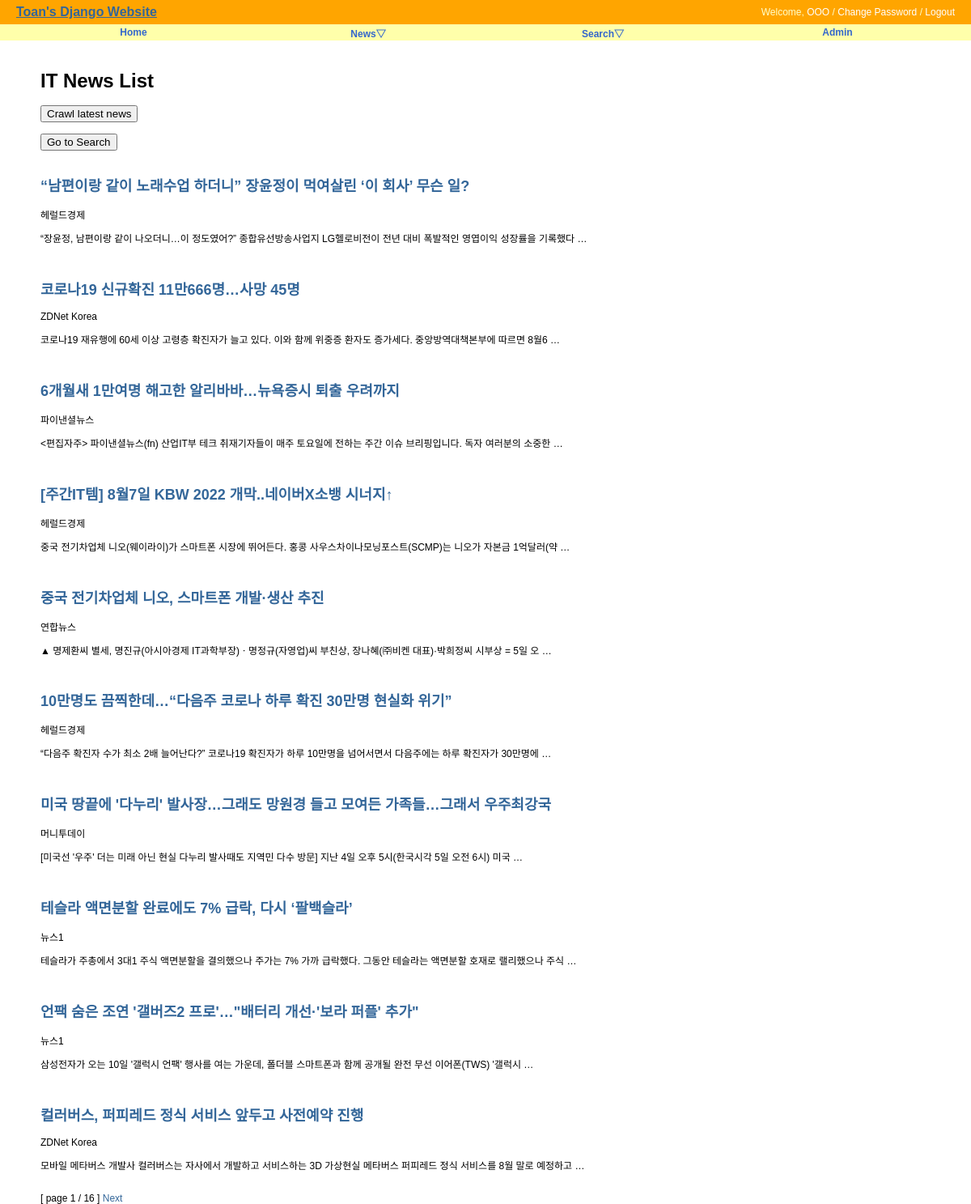
Page /news/ on the committed database.
### news/models.py (models this page shows, shortened)
class New(models.Model):
    title = models.CharField('TITLE', max_length=300, help_text='news title')
    writer = models.CharField('WRITER', max_length=100, help_text='publisher')
    preview = models.TextField('PREVIEW', unique=True)
    published_date = models.DateTimeField(default=timezone.now)
    class Meta:
        verbose_name = 'new'
        verbose_name_plural = 'news'
        db_table = 'news_new'
        ordering = ('-published_date',)

### news/views.py (the view)
# urls.py: path('', NewsLV.as_view(), name='index'),
class NewsLV(ListView):
    model = New
    template_name = "news/news_all.html"
    context_object_name = "news"
    paginate_by = 10

### news/templates/news/news_all.html (shortened to what this page needs)
{% extends "base.html" %}
{% block content %}
<div id="content">
  <h1>IT News List</h1>
  <form action="{% url "news:news_list" %}" method="POST">
    <input type="submit" value="Crawl latest news" />
  </form><br/>
  <form action="{% url "news:search" %}" method="POST">
    <input type="submit" value="Go to Search" />
  </form><br/>
  {% for new in news %}
  <h2><a href="{% url 'news:news_detail' new.id %}">
      {{ new.title }}</a></h2>
      {{ new.writer}}
      <p>{{ new.preview }}</p>
      <br/>
  {% endfor %}
  <div>
     [ page {{ page_obj.number }} / {{page_obj.paginator.num_pages }} ]
    {% if page_obj.has_next %}
    <a href="?page={{ page_obj.next_page_number }}">Next</a>
    {% endif %}
  </div>
</div>
{% endblock %}

### templates/base.html (shortened to what this page needs)
<!DOCTYPE html>
<html lang="ko">
<head>
{% load static %}
<link rel="stylesheet" type="text/css" href="{% block stylesheet %}{% static 'css/base.css' %}{% endblock %}" />
<link rel="stylesheet" type="text/css" href="{% block extrastyle %}{% endblock %}" />
</head>
<body>
<div id="header">
    <a href="{% url 'home'%}" class="maintitle">Toan's Django Website</a>
        <h4 class="welcome">Welcome, <a href="#">OOO</a> /
            <a href="#">Change Password</a> /
            <a href="#">Logout</a>
        </h4>
</div>
<div id="menu">
    <li><a href="{% url 'home' %}">Home</a></li>
    <li>
        <a href={% url "news:index" %}>News&bigtriangledown;</a>
    </li>
    <li><a href="{% url "news:search" %}">Search&bigtriangledown;</a>
    </li>
    <li><a href={% url "admin:index" %}>Admin</a></li>
</div>
{% block content %}{% endblock %}
</body>
</html>

### static/css/base.css (style rules this page uses)
body { font-family: "Lucida Grande", Verdana, Arial, sans-serif; font-size: 12px; }
div#header { position: absolute; top: 0px; left: 0px; height: 30px; width: 100%; display: table; background: orange; }
div#menu { position: absolute; top: 30px; left: 0px; height: 20px; width: 100%; display: table; table-layout: fixed; border-spacing: 40px 0px; background: #ffa; font-size: 12px; }
div#content { position: absolute; top: 70px; left: 50px; right: 50px; }
.maintitle { display: table-cell; vertical-align: middle; padding-left: 20px; color: #ffc; font-weight: bold; font-size: 16px; }
.welcome { display: table-cell; vertical-align: middle; text-align: right; padding-right: 20px; color: #ffc; font-weight: normal; font-size: 12px; }
.welcome a:link, .welcome a:visited { color: white; }
div#menu a:link, div#menu a:visited { color: #36c; }
div#menu > li { display: table-cell; vertical-align: middle; border-radius: 25px; text-align: center; font-weight: bold; }
a:link, a:visited { color: #369; text-decoration: none; }

### rows in the picture
New: title "“남편이랑 같이 노래수업 하더니” 장윤정이 먹여살린 ‘이 회사’ 무슨 일?", writer "헤럴드경제", preview "“장윤정, 남편이랑 같이 나오더니…이 정도였어?” 종합유선방송사업지 LG헬로비전이 전년 대비 폭발적인 영엽이익 성장률을 기록했다 …"
New: title "코로나19 신규확진 11만666명…사망 45명", writer "ZDNet Korea", preview "코로나19 재유행에 60세 이상 고령층 확진자가 늘고 있다. 이와 함께 위중증 환자도 증가세다. 중앙방역대책본부에 따르면 8월6 …"
New: title "6개월새 1만여명 해고한 알리바바…뉴욕증시 퇴출 우려까지", writer "파이낸셜뉴스", preview "<편집자주> 파이낸셜뉴스(fn) 산업IT부 테크 취재기자들이 매주 토요일에 전하는 주간 이슈 브리핑입니다. 독자 여러분의 소중한 …"
New: title "[주간IT템] 8월7일 KBW 2022 개막..네이버X소뱅 시너지↑", writer "헤럴드경제", preview "중국 전기차업체 니오(웨이라이)가 스마트폰 시장에 뛰어든다. 홍콩 사우스차이나모닝포스트(SCMP)는 니오가 자본금 1억달러(약 …"
New: title "중국 전기차업체 니오, 스마트폰 개발·생산 추진", writer "연합뉴스", preview "▲ 명제환씨 별세, 명진규(아시아경제 IT과학부장)ㆍ명정규(자영업)씨 부친상, 장나혜(㈜비켄 대표)·박희정씨 시부상 = 5일 오 …"
New: title "10만명도 끔찍한데…“다음주 코로나 하루 확진 30만명 현실화 위기”", writer "헤럴드경제", preview "“다음주 확진자 수가 최소 2배 늘어난다?” 코로나19 확진자가 하루 10만명을 넘어서면서 다음주에는 하루 확진자가 30만명에 …"
New: title "미국 땅끝에 '다누리' 발사장…그래도 망원경 들고 모여든 가족들…그래서 우주최강국", writer "머니투데이", preview "[미국선 '우주' 더는 미래 아닌 현실 다누리 발사때도 지역민 다수 방문] 지난 4일 오후 5시(한국시각 5일 오전 6시) 미국 …"
New: title "테슬라 액면분할 완료에도 7% 급락, 다시 ‘팔백슬라’", writer "뉴스1", preview "테슬라가 주총에서 3대1 주식 액면분할을 결의했으나 주가는 7% 가까 급락했다. 그동안 테슬라는 액면분할 호재로 랠리했으나 주식 …"
New: title "언팩 숨은 조연 '갤버즈2 프로'…\"배터리 개선·'보라 퍼플' 추가\"", writer "뉴스1", preview "삼성전자가 오는 10일 '갤럭시 언팩' 행사를 여는 가운데, 폴더블 스마트폰과 함께 공개될 완전 무선 이어폰(TWS) '갤럭시 …"
New: title "컬러버스, 퍼피레드 정식 서비스 앞두고 사전예약 진행", writer "ZDNet Korea", preview "모바일 메타버스 개발사 컬러버스는 자사에서 개발하고 서비스하는 3D 가상현실 메타버스 퍼피레드 정식 서비스를 8월 말로 예정하고 …"

### other values in the picture
{{ page_obj.number }} "1"
{{ page_obj.paginator.num_pages }} "16"
